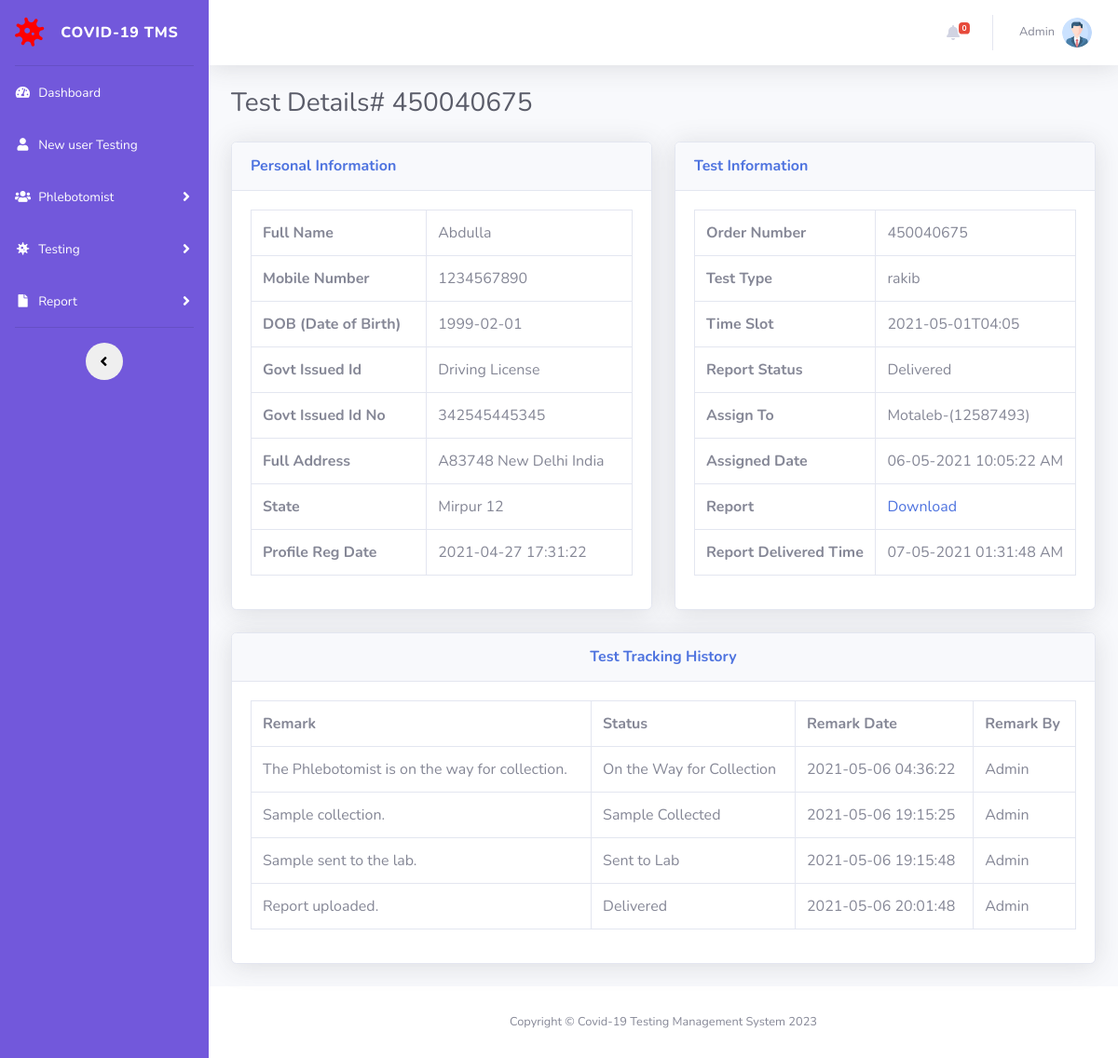
/test-details.php?tid=1&&oid=450040675 (signed in), run on the app's committed database.
### tables this page shows
CREATE TABLE `tbltestrecord` (
  `id` int(11) NOT NULL,
  `OrderNumber` bigint(14) DEFAULT NULL,
  `PatientMobileNumber` bigint(14) DEFAULT NULL,
  `TestType` varchar(100) DEFAULT NULL,
  `TestTimeSlot` varchar(120) DEFAULT NULL,
  `ReportStatus` varchar(100) DEFAULT NULL,
  `FinalReport` varchar(150) DEFAULT NULL,
  `ReportUploadTime` varchar(200) DEFAULT NULL,
  `RegistrationDate` timestamp NULL DEFAULT current_timestamp(),
  `AssignedtoEmpId` varchar(150) DEFAULT NULL,
  `AssigntoName` varchar(180) DEFAULT NULL,
  `AssignedTime` varchar(100) DEFAULT NULL
);

CREATE TABLE `tblpatients` (
  `id` int(11) NOT NULL,
  `FullName` varchar(120) DEFAULT NULL,
  `MobileNumber` bigint(12) DEFAULT NULL,
  `DateOfBirth` date DEFAULT NULL,
  `GovtIssuedId` varchar(150) DEFAULT NULL,
  `GovtIssuedIdNo` varchar(150) DEFAULT NULL,
  `FullAddress` varchar(255) DEFAULT NULL,
  `State` varchar(200) DEFAULT NULL,
  `RegistrationDate` timestamp NOT NULL DEFAULT current_timestamp()
);

CREATE TABLE `tblreporttracking` (
  `id` int(11) NOT NULL,
  `OrderNumber` bigint(40) DEFAULT NULL,
  `Remark` varchar(255) DEFAULT NULL,
  `Status` varchar(120) DEFAULT NULL,
  `PostingTime` timestamp NULL DEFAULT current_timestamp(),
  `RemarkBy` int(5) DEFAULT NULL
);

### test-details.php (the view, shortened to what this page needs)
<?php session_start();
include_once('includes/config.php');
if (strlen($_SESSION['aid']==0)) {
  header('location:logout.php');
  } else{
?>
<!DOCTYPE html>
<html lang="en">
<head>
    <link href="vendor/fontawesome-free/css/all.min.css" rel="stylesheet" type="text/css">
    <link href="css/sb-admin-2.min.css" rel="stylesheet">
</head>
<body id="page-top">
    <div id="wrapper">
<?php include_once('includes/sidebar.php');?>
        <div id="content-wrapper" class="d-flex flex-column">
            <div id="content">
          <?php include_once('includes/topbar.php');?>
                <div class="container-fluid">
                    <h1 class="h3 mb-4 text-gray-800">Test Details# <?php echo intval($_GET['oid']);?></h1>
<div class="row">
<?php
$testid=intval($_GET['tid']);
$query=mysqli_query($con,"select * from tbltestrecord
join tblpatients on tblpatients.MobileNumber=tbltestrecord.PatientMobileNumber
where  tbltestrecord.id='$testid'");
while($row=mysqli_fetch_array($query)){
    ?>
                        <div class="col-lg-6">
                            <div class="card shadow mb-4">
                                <div class="card-header py-3">
                                    <h6 class="m-0 font-weight-bold text-primary">Personal Information</h6>
                                </div>
                                <div class="card-body">
 <table class="table table-bordered"  width="100%" cellspacing="0">
    <tr>
    <th>Full Name</th>
    <td><?php echo $row['FullName'];?></td>
    </tr>
     <tr>
    <th>Mobile Number</th>
    <td><?php echo $row['MobileNumber'];?></td>
    </tr>
     <tr>
    <th>DOB (Date of Birth)</th>
    <td><?php echo $row['DateOfBirth'];?></td>
    </tr>
     <tr>
    <th>Govt Issued Id</th>
    <td><?php echo $row['GovtIssuedId'];?></td>
    </tr>
     <tr>
    <th>Govt Issued Id No</th>
    <td><?php echo $row['GovtIssuedIdNo'];?></td>
    </tr>
     <tr>
    <th>Full Address</th>
    <td><?php echo $row['FullAddress'];?></td>
    </tr>
    <tr>
    <th>State</th>
    <td><?php echo $row['State'];?></td>
    </tr>
    <tr>
    <th>Profile Reg Date</th>
    <td><?php echo $row['RegistrationDate'];?></td>
    </tr>
 </table>
                                </div>
                            </div>
                        </div>
                         <div class="col-lg-6">
                            <div class="card shadow mb-4">
                                <div class="card-header py-3">
                                    <h6 class="m-0 font-weight-bold text-primary">Test Information</h6>
                                </div>
                                <div class="card-body">
 <table class="table table-bordered"  width="100%" cellspacing="0">
    <tr>
    <th>Order Number</th>
    <td><?php echo $row['OrderNumber'];?></td>
    </tr>
    <tr>
    <th>Test Type</th>
    <td><?php echo $row['TestType'];?></td>
    </tr>
    <tr>
    <th>Time Slot</th>
    <td><?php echo $row['TestTimeSlot'];?></td>
    </tr>
 <tr>
    <th>Report Status</th>
    <td><?php if($row['ReportStatus']==''):
              echo "Not Processed yet";
          else:
           echo $row['ReportStatus'];
          endif;
    ?></td>
    </tr>
<?php if($row['AssignedtoEmpId']!=''):?>
  <tr>
    <th>Assign To</th>
    <td><?php echo $row['AssigntoName'];?>-(<?php echo $row['AssignedtoEmpId'];?>)</td>
    </tr>
    <tr>
    <th>Assigned Date</th>
    <td><?php echo $row['AssignedTime'];?></td>
    </tr>
<?php endif;?>
<?php if($row['FinalReport']!=''):?>
  <tr>
    <th>Report</th>
    <td><a href="reportfiles/<?php echo $row['FinalReport'];?>" target="_blank">Download</a></td>
    </tr>
    <tr>
    <th>Report Delivered Time</th>
    <td><?php echo $row['ReportUploadTime'];?></td>
    </tr>
<?php endif;?>
</table>
                                </div>
                            </div>
                        </div>
                    </div>
                <?php } ?>
<?php
$orderid=intval($_GET['oid']);
$ret=mysqli_query($con,"select * from tblreporttracking
join tbladmin on tbladmin.ID=tblreporttracking.RemarkBy
where tblreporttracking.OrderNumber='$orderid'");
$num=mysqli_num_rows($ret);
?>
<div class="row">
                         <div class="col-lg-12">
                            <div class="card shadow mb-4">
                                <div class="card-header py-3">
                                    <h6 class="m-0 font-weight-bold text-primary" align="center">Test  Tracking History</h6>
                                </div>
                                <div class="card-body">
<?php if($num>0){
?>
 <table class="table table-bordered"  width="100%" cellspacing="0">
<tr>
    <th>Remark</th>
    <th>Status</th>
    <th>Remark Date</th>
    <th>Remark By</th>
<?php while($result=mysqli_fetch_array($ret)){?>
</tr>
    <tr>
    <td><?php echo $result['Remark'];?></td>
    <td><?php echo $result['Status'];?></td>
    <td><?php echo $result['PostingTime'];?></td>
    <td><?php echo $result['AdminName'];?></td>
    </tr>
<?php } ?>
</table>
         <?php
     } else { ?>
<h4 align="center" style="color:red"> No Tracking history found </h4>
         <?php } ?>
                                </div>
                            </div>
                        </div>
                    </div>
                </div>
            </div>
           <?php include_once('includes/footer.php');?>
        </div>
    </div>
</body>
</html>
<?php } ?>

### includes/topbar.php (shortened to what this page needs)
      <nav class="navbar navbar-expand navbar-light bg-white topbar mb-4 static-top shadow">
            <?php if($_SESSION['aid']):?>
                    <ul class="navbar-nav ml-auto">
                <?php $query=mysqli_query($con,"select * from tbltestrecord where ReportStatus is null");
                    $count=mysqli_num_rows($query);
                ?>
                        <li class="nav-item dropdown no-arrow mx-1">
                            <a class="nav-link dropdown-toggle" href="#" id="alertsDropdown" role="button"
                                data-toggle="dropdown" aria-haspopup="true" aria-expanded="false">
                                <i class="fas fa-bell fa-fw"></i>
                                <span class="badge badge-danger badge-counter"><?php echo $count;?></span>
                            </a>
                        </li>
                        <li class="nav-item dropdown no-arrow">
                            <a class="nav-link dropdown-toggle" href="#" id="userDropdown" role="button"
                                data-toggle="dropdown" aria-haspopup="true" aria-expanded="false">
                <?php
$adid=$_SESSION['aid'];
$ret1=mysqli_query($con,"select AdminName from tbladmin where ID='$adid'");
while($row1=mysqli_fetch_array($ret1)){
?>
                                <span class="mr-2 d-none d-lg-inline text-gray-600 small"><?php  echo $row1['AdminName'];?></span>
                           <?php } ?>
                                <img class="img-profile rounded-circle"
                                    src="img/profile.png">
                            </a>
                        </li>
                    </ul>
                <?php endif;?>
                </nav>

### data on the page
tbltestrecord: tblpatients.FullName "Abdulla", tblpatients.MobileNumber "1234567890", tblpatients.DateOfBirth "1999-02-01", tblpatients.GovtIssuedId "Driving License", tblpatients.GovtIssuedIdNo "342545445345", tblpatients.FullAddress "A83748 New Delhi India", tblpatients.State "Mirpur 12", tblpatients.RegistrationDate "2021-04-27 17:31:22", OrderNumber "450040675", TestType "rakib", TestTimeSlot "2021-05-01T04:05", ReportStatus "Delivered", AssigntoName "Motaleb", AssignedtoEmpId "12587493", AssignedTime "06-05-2021 10:05:22 AM", ReportUploadTime "07-05-2021 01:31:48 AM"
tblreporttracking: Remark "The Phlebotomist is on the way for collection.", Status "On the Way for Collection", PostingTime "2021-05-06 04:36:22", tbladmin.AdminName "Admin"
tblreporttracking: Remark "Sample collection.", Status "Sample Collected", PostingTime "2021-05-06 19:15:25", tbladmin.AdminName "Admin"
tblreporttracking: Remark "Sample sent to the lab.", Status "Sent to Lab", PostingTime "2021-05-06 19:15:48", tbladmin.AdminName "Admin"
tblreporttracking: Remark "Report uploaded.", Status "Delivered", PostingTime "2021-05-06 20:01:48", tbladmin.AdminName "Admin"

### other printed values
$count "0"
$row1['AdminName'] "Admin"
$_GET['oid'] "450040675"
